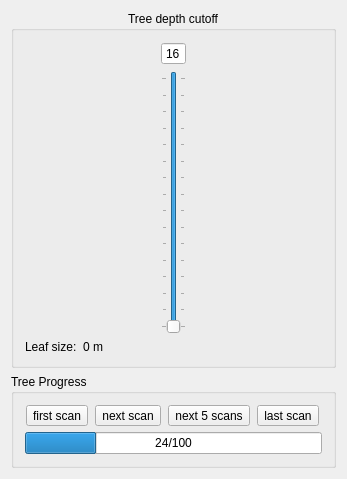
<ui version="4.0" >
 <class>ViewerSettingsPanelClass</class>
 <widget class="QWidget" name="ViewerSettingsPanelClass" >
  <property name="geometry" >
   <rect>
    <x>0</x>
    <y>0</y>
    <width>347</width>
    <height>479</height>
   </rect>
  </property>
  <property name="sizePolicy" >
   <sizepolicy vsizetype="Preferred" hsizetype="Preferred" >
    <horstretch>0</horstretch>
    <verstretch>0</verstretch>
   </sizepolicy>
  </property>
  <property name="windowTitle" >
   <string>ViewerSettingsPanel</string>
  </property>
  <layout class="QVBoxLayout" name="verticalLayout_2" >
   <item>
    <widget class="QGroupBox" name="groupBox_2" >
     <property name="sizePolicy" >
      <sizepolicy vsizetype="MinimumExpanding" hsizetype="Minimum" >
       <horstretch>0</horstretch>
       <verstretch>0</verstretch>
      </sizepolicy>
     </property>
     <property name="title" >
      <string>Tree depth cutoff</string>
     </property>
     <property name="alignment" >
      <set>Qt::AlignHCenter|Qt::AlignTop</set>
     </property>
     <property name="flat" >
      <bool>false</bool>
     </property>
     <property name="checkable" >
      <bool>false</bool>
     </property>
     <layout class="QVBoxLayout" name="verticalLayout_3" >
      <item>
       <layout class="QGridLayout" name="gridLayout" >
        <item row="0" column="0" >
         <widget class="QSpinBox" name="treeDepth" >
          <property name="minimumSize" >
           <size>
            <width>4</width>
            <height>0</height>
           </size>
          </property>
          <property name="maximumSize" >
           <size>
            <width>16777196</width>
            <height>16777215</height>
           </size>
          </property>
          <property name="readOnly" >
           <bool>false</bool>
          </property>
          <property name="buttonSymbols" >
           <enum>QAbstractSpinBox::NoButtons</enum>
          </property>
          <property name="minimum" >
           <number>1</number>
          </property>
          <property name="maximum" >
           <number>16</number>
          </property>
          <property name="value" >
           <number>16</number>
          </property>
         </widget>
        </item>
        <item row="1" column="0" >
         <widget class="QSlider" name="treeDepthSlider" >
          <property name="minimumSize" >
           <size>
            <width>0</width>
            <height>75</height>
           </size>
          </property>
          <property name="maximumSize" >
           <size>
            <width>16777215</width>
            <height>500</height>
           </size>
          </property>
          <property name="minimum" >
           <number>1</number>
          </property>
          <property name="maximum" >
           <number>16</number>
          </property>
          <property name="pageStep" >
           <number>1</number>
          </property>
          <property name="value" >
           <number>16</number>
          </property>
          <property name="orientation" >
           <enum>Qt::Vertical</enum>
          </property>
          <property name="invertedAppearance" >
           <bool>true</bool>
          </property>
          <property name="invertedControls" >
           <bool>true</bool>
          </property>
          <property name="tickPosition" >
           <enum>QSlider::TicksBothSides</enum>
          </property>
          <property name="tickInterval" >
           <number>1</number>
          </property>
         </widget>
        </item>
       </layout>
      </item>
      <item>
       <layout class="QFormLayout" name="formLayout" >
        <property name="sizeConstraint" >
         <enum>QLayout::SetMinimumSize</enum>
        </property>
        <item row="0" column="0" >
         <widget class="QLabel" name="leafSizeLabel" >
          <property name="text" >
           <string>Leaf size:</string>
          </property>
         </widget>
        </item>
        <item row="0" column="1" >
         <widget class="QLabel" name="leafSize" >
          <property name="text" >
           <string>0 m</string>
          </property>
          <property name="textFormat" >
           <enum>Qt::PlainText</enum>
          </property>
         </widget>
        </item>
       </layout>
      </item>
     </layout>
    </widget>
   </item>
   <item>
    <widget class="QGroupBox" name="groupBox" >
     <property name="title" >
      <string>Tree Progress</string>
     </property>
     <layout class="QVBoxLayout" name="verticalLayout_5" >
      <item>
       <layout class="QHBoxLayout" name="horizontalLayout" >
        <item>
         <widget class="QToolButton" name="firstScanButton" >
          <property name="toolTip" >
           <string>first scan</string>
          </property>
          <property name="text" >
           <string>first scan</string>
          </property>
          <property name="icon" >
           <iconset resource="icons.qrc" >
            <normaloff>:/icons/media-skip-backward.png</normaloff>:/icons/media-skip-backward.png</iconset>
          </property>
         </widget>
        </item>
        <item>
         <widget class="QToolButton" name="nextScanButton" >
          <property name="toolTip" >
           <string>next scan</string>
          </property>
          <property name="text" >
           <string>next scan</string>
          </property>
          <property name="icon" >
           <iconset resource="icons.qrc" >
            <normaloff>:/icons/media-playback-start.png</normaloff>:/icons/media-playback-start.png</iconset>
          </property>
         </widget>
        </item>
        <item>
         <widget class="QToolButton" name="fastFwdScanButton" >
          <property name="toolTip" >
           <string>next 5 scans</string>
          </property>
          <property name="text" >
           <string>next 5 scans</string>
          </property>
          <property name="icon" >
           <iconset resource="icons.qrc" >
            <normaloff>:/icons/media-seek-forward.png</normaloff>:/icons/media-seek-forward.png</iconset>
          </property>
         </widget>
        </item>
        <item>
         <widget class="QToolButton" name="lastScanButton" >
          <property name="toolTip" >
           <string>last scan</string>
          </property>
          <property name="text" >
           <string>last scan</string>
          </property>
          <property name="icon" >
           <iconset resource="icons.qrc" >
            <normaloff>:/icons/media-skip-forward.png</normaloff>:/icons/media-skip-forward.png</iconset>
          </property>
         </widget>
        </item>
       </layout>
      </item>
      <item>
       <layout class="QVBoxLayout" name="verticalLayout_4" >
        <item>
         <widget class="QProgressBar" name="scanProgressBar" >
          <property name="value" >
           <number>24</number>
          </property>
          <property name="textVisible" >
           <bool>true</bool>
          </property>
          <property name="invertedAppearance" >
           <bool>false</bool>
          </property>
          <property name="format" >
           <string>%v/%m</string>
          </property>
         </widget>
        </item>
       </layout>
      </item>
     </layout>
    </widget>
   </item>
  </layout>
 </widget>
 <layoutdefault spacing="6" margin="11" />
 <resources>
  <include location="icons.qrc" />
 </resources>
 <connections>
  <connection>
   <sender>treeDepthSlider</sender>
   <signal>sliderMoved(int)</signal>
   <receiver>treeDepth</receiver>
   <slot>setValue(int)</slot>
   <hints>
    <hint type="sourcelabel" >
     <x>150</x>
     <y>89</y>
    </hint>
    <hint type="destinationlabel" >
     <x>241</x>
     <y>89</y>
    </hint>
   </hints>
  </connection>
  <connection>
   <sender>treeDepth</sender>
   <signal>valueChanged(int)</signal>
   <receiver>treeDepthSlider</receiver>
   <slot>setValue(int)</slot>
   <hints>
    <hint type="sourcelabel" >
     <x>246</x>
     <y>99</y>
    </hint>
    <hint type="destinationlabel" >
     <x>94</x>
     <y>90</y>
    </hint>
   </hints>
  </connection>
 </connections>
</ui>
